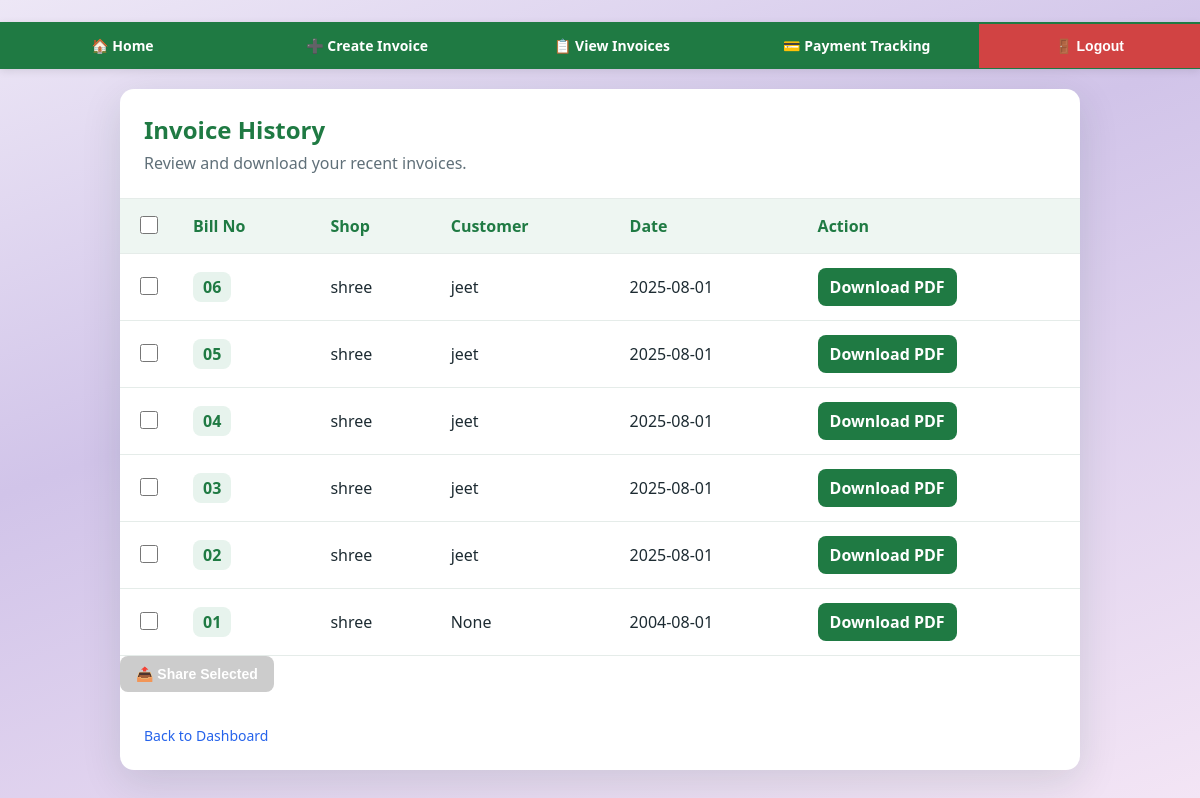
The page /invoices (signed in) on the database its author committed.
### tables this page shows
CREATE TABLE invoices (
        id INTEGER PRIMARY KEY AUTOINCREMENT, user_id INTEGER, customer_name TEXT, 
        customer_phone TEXT, date TEXT, authorized_signatory TEXT, customer TEXT, phone TEXT, customer_address TEXT, bill_number TEXT, payment_mode TEXT DEFAULT 'CASH', payment_status TEXT DEFAULT 'UNPAID', payment_reference TEXT, payment_date TEXT);

CREATE TABLE users (
        id INTEGER PRIMARY KEY AUTOINCREMENT, username TEXT UNIQUE, password TEXT,
        shop_name TEXT, address TEXT, city TEXT, phone TEXT, gst TEXT, owner_name TEXT, email TEXT);

### app.py (the view)
@app.route("/invoices")
@login_required
def invoices():
    conn = db_conn()
    rows = conn.execute(
        """SELECT invoices.id, invoices.customer, invoices.date, invoices.bill_number, invoices.payment_status
           FROM invoices
           WHERE invoices.user_id = ?
           ORDER BY invoices.id DESC""",
        (current_user.id,)
    ).fetchall()
    shop = conn.execute("SELECT shop_name FROM users WHERE id=?", (current_user.id,)).fetchone()
    conn.close()
    shop_name = shop[0] if shop and shop[0] else "My Shop"
    safe_rows = [(r[0], shop_name, r[1], r[2] or f"INV-{r[0]}", r[3], r[4]) for r in rows]
    return render_template("invoices.html", invoices=safe_rows)

### app.py (called while the page is built)
@app.template_filter("short_bill")
def short_bill(value):
    bill = str(value or "").strip()
    if not bill:
        return "-"
    parts = bill.split("-")
    if len(parts) >= 4 and parts[-1].isdigit():
        return f"{int(parts[-1]):02d}"
    if bill.isdigit():
        return f"{int(bill):02d}"
    return bill

@login_manager.user_loader
def load_user(user_id):
    conn = db_conn()
    row = conn.execute("SELECT id FROM users WHERE id=?", (user_id,)).fetchone()
    conn.close()
    if not row:
        return None
    return User(str(row[0]))

### modules/database.py (called while the page is built)
def db_conn():
    return sqlite3.connect("invoice.db", timeout=30)

### templates/invoices.html (shortened to what this page needs)
<!DOCTYPE html>
<html lang="en">
<head>
    <link rel="stylesheet" href="{{ url_for('static', filename='themes.css') }}">
</head>
<body class="page-invoices">
    <div class="navbar">
        <a href="/">🏠 Home</a>
        <a href="/create">➕ Create Invoice</a>
        <a href="/invoices">📋 View Invoices</a>
        <a href="/unpaid-bills">💳 Payment Tracking</a>
        <form method="POST" action="/logout" style="flex: 1; margin: 0;">
            <button type="submit">🚪 Logout</button>
        </form>
    </div>
    <div class="card">
        <div class="header">
            <h2>Invoice History</h2>
            <p>Review and download your recent invoices.</p>
        </div>
        <div class="table-wrap">
            <table class="table">
                <thead>
                    <tr>
                        <th style="width: 40px;"><input type="checkbox" id="selectAllInv" onchange="toggleAllInvoices()"></th>
                        <th>Bill No</th>
                        <th>Shop</th>
                        <th>Customer</th>
                        <th>Date</th>
                        <th>Action</th>
                    </tr>
                </thead>
                <tbody>
                    {% for inv in invoices %}
                    <tr>
                        <td><input type="checkbox" class="inv-checkbox" value="{{ inv[0] }}" onchange="updateSelectionInfo()"></td>
                        <td><span class="id-badge">{{ inv[4] | short_bill }}</span></td>
                        <td>{{ inv[1] }}</td>
                        <td>{{ inv[2] }}</td>
                        <td>{{ inv[3] }}</td>
                        <td><a href="/download/{{ inv[0] }}" class="btn">Download PDF</a></td>
                    </tr>
                    {% endfor %}
                </tbody>
            </table>
        </div>
        <div class="selection-controls" id="selectionControls">
            <div class="action-btn-group">
                <button class="share-btn" id="shareBtn" onclick="shareSelectedInvoices()" disabled>📤 Share Selected</button>
            </div>
        </div>
        <div class="footer">
            <a href="/" class="back-link">Back to Dashboard</a>
        </div>
    </div>
</body>
</html>

### static/themes.css (style rules this page uses)
body.page-invoices { background: linear-gradient(160deg, #ede7f6 0%, #d1c4e9 40%, #f3e5f5 100%); }
body[class^="page-"] { min-height: 100vh; }

### templates/invoices.html (style rules this page uses)
:root { --bg: #f3f7f6; --card: #ffffff; --primary: #1f7a43; --primary-dark: #175c32; --muted: #607079; --line: #e5ece9; }
* { box-sizing: border-box; }
body.page-invoices { margin: 0; min-height: 100vh; font-family: "Segoe UI", Tahoma, sans-serif; color: #1d2b32; padding: 22px; }
.card { width: 100%; max-width: 960px; margin: 0 auto; background: var(--card); border-radius: 14px; box-shadow: 0 12px 40px rgba(20, 56, 41, 0.12); overflow: hidden; }
.header { padding: 24px; border-bottom: 1px solid var(--line); }
h2 { margin: 0 0 6px; color: var(--primary); }
p { margin: 0; color: var(--muted); }
.table-wrap { overflow-x: auto; }
.table { width: 100%; border-collapse: collapse; margin-bottom: 0; }
th, td { padding: 14px 16px; border-bottom: 1px solid var(--line); text-align: left; white-space: nowrap; }
th { background: #eef6f2; color: var(--primary); font-weight: 600; }
.id-badge { display: inline-block; background: #e7f3ed; color: var(--primary); border-radius: 8px; padding: 4px 10px; font-weight: 600; }
.btn { display: inline-block; text-decoration: none; border-radius: 8px; padding: 8px 12px; font-weight: 600; color: #fff; background: var(--primary); transition: background 0.2s; }
.footer { padding: 16px 24px 24px; }
.back-link { color: #2563eb; text-decoration: none; font-size: 14px; }
.navbar { background: var(--primary); padding: 0; margin: 0 -22px 20px -22px; display: flex; gap: 0; align-items: center; box-shadow: 0 2px 8px rgba(0,0,0,0.1); }
.navbar a, .navbar form { flex: 1; text-align: center; color: white; text-decoration: none; padding: 14px 12px; font-weight: 600; transition: background 0.2s; display: flex; align-items: center; justify-content: center; font-size: 14px; }
.navbar form { padding: 0; }
.navbar button { width: 100%; height: 100%; border: none; background: transparent; color: white; font-weight: 600; cursor: pointer; padding: 14px 12px; font-size: 14px; transition: background 0.2s; }
.navbar form:last-child button { background: #d14343; }
.selection-controls { display: flex; gap: 12px; margin-bottom: 16px; align-items: center; }
.action-btn-group { display: flex; gap: 8px; }
.share-btn { background: #2563eb; color: white; padding: 10px 16px; border: none; border-radius: 8px; cursor: pointer; font-weight: 600; font-size: 14px; transition: background 0.2s; }
.share-btn:disabled { background: #ccc; cursor: not-allowed; }
table input[type="checkbox"] { cursor: pointer; width: 18px; height: 18px; }

### rows shown on the page
invoices: bill_number "06", customer "jeet", date "2025-08-01"
users: shop_name "shree" "shree" "shree" "shree" "shree" "shree"
invoices: bill_number "05", customer "jeet", date "2025-08-01"
invoices: bill_number "04", customer "jeet", date "2025-08-01"
invoices: bill_number "03", customer "jeet", date "2025-08-01"
invoices: bill_number "02", customer "jeet", date "2025-08-01"
invoices: bill_number "01", date "2004-08-01"

### other values the page prints
{{ inv[2] }} "None"
